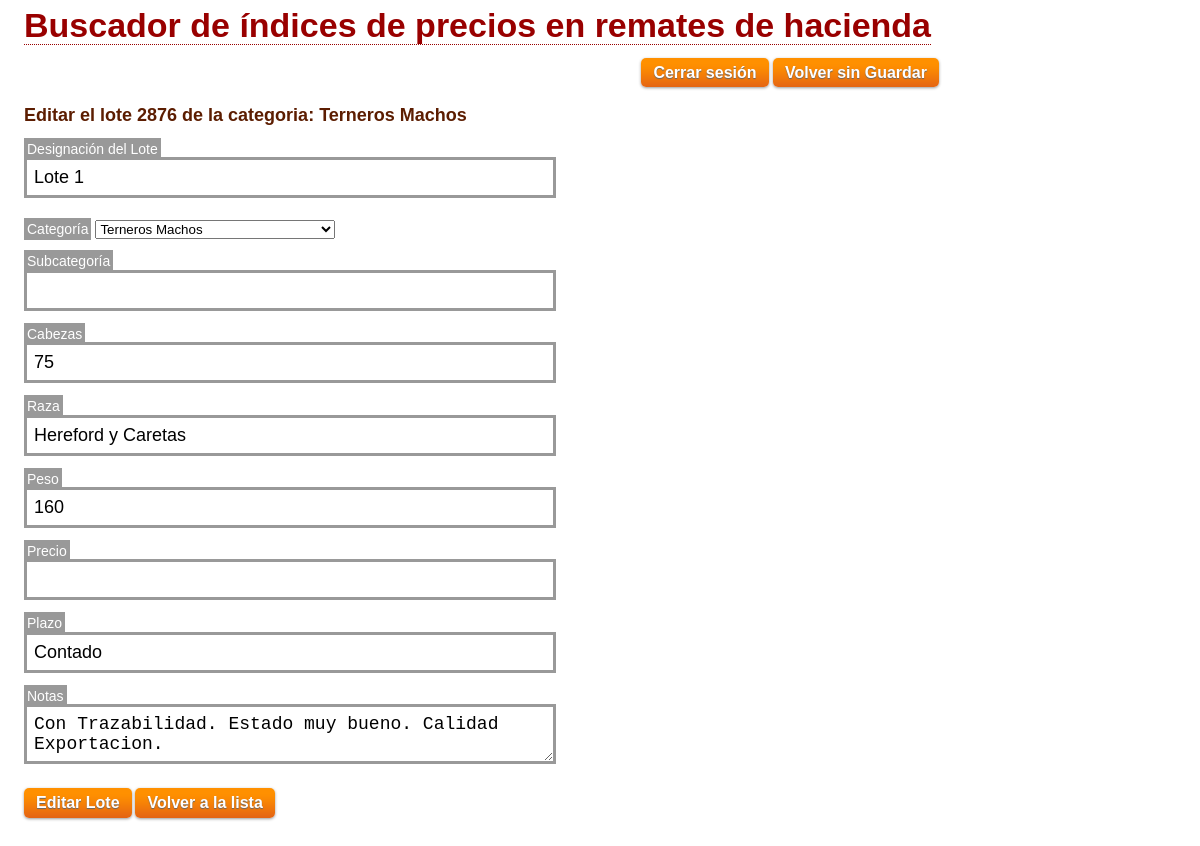
The page /editar-lote.php?lote=2876 (signed in) on the database its author committed.
### tables this page shows
CREATE TABLE IF NOT EXISTS `lotes` (
  `lote_id` int(11) NOT NULL AUTO_INCREMENT,
  `fecha_lo` date NOT NULL,
  `provincia_lo` int(3) NOT NULL,
  `localidad_lo` int(11) NOT NULL,
  `categoria_lo` int(3) NOT NULL,
  `subcategoria` varchar(30) DEFAULT NULL,
  `cabezas` varchar(20) DEFAULT '0',
  `raza` varchar(150) DEFAULT NULL,
  `peso` varchar(20) DEFAULT NULL,
  `precio` varchar(20) DEFAULT '0',
  `plazo` varchar(20) DEFAULT NULL,
  `notas` varchar(255) DEFAULT NULL,
  `remate_id` int(11) NOT NULL,
  `num_lo` varchar(25) NOT NULL DEFAULT 'Sin nombre',
  `orden_lo` int(11) NOT NULL DEFAULT '0',
  `foto_1` varchar(255) NOT NULL DEFAULT 'images/000.jpg',
  `foto_2` varchar(255) NOT NULL DEFAULT 'images/000.jpg',
  `foto_3` varchar(255) NOT NULL DEFAULT 'images/000.jpg',
  `foto_4` varchar(255) NOT NULL DEFAULT 'images/000.jpg',
  `video` varchar(255) NOT NULL DEFAULT 'images/000.mp4',
  `certificador_id` int(3) NOT NULL DEFAULT '1',
  PRIMARY KEY (`lote_id`)
);

### inc/class.hacienda.inc.php (called while the page is built, shortened)
<?php
class BipherHacienda
{
	private $_db;
	public function __construct($db=NULL)
	{
		if(is_object($db))
		{
			$this->_db = $db;
		}
		else
		{
			$dsn = "mysql:host=".DB_HOST.";dbname=".DB_NAME;
			$this->_db = new PDO($dsn, DB_USER, DB_PASS);
		}
	}
	public function cargarInfoLote($lote=NULL)
	{
		$lote = $_GET['lote'];
		$sql = "SELECT categoria_lo, subcategoria, cabezas, raza, peso, precio, plazo, notas, remate_id, num_lo FROM lotes WHERE lote_id=:lote";
		try
		{
			$stmt = $this->_db->prepare($sql);
			$stmt->bindParam(':lote', $lote, PDO::PARAM_INT);
			$stmt->execute();
			$linea = $stmt->fetch();
			return array($lote, $linea['categoria_lo'], $linea['subcategoria'], $linea['cabezas'], $linea['raza'], $linea['peso'], $linea['precio'], $linea['plazo'], $linea['notas'], $linea['remate_id'], $linea['num_lo']);
		}
		catch(PDOException $e)
		{
			return FALSE;
		}
	}
}
?>

### editar-lote.php (the view, shortened to what this page needs)
<html <?php xm();?>>
<head>
</head>
<body>
<?php include_once 'comun/abre-body-usuario.php';?>
<?php if(!empty($_SESSION['LoggedIn']) && !empty($_SESSION['username'])): ?>
<?php
include_once 'inc/class.hacienda.inc.php';
$elote = new BipherHacienda($db);
list($lid, $cat, $sub, $cab, $raz, $pes, $pre, $pla, $nos, $rid, $nlo) = $elote->cargarInfoLote();
echo '<br /><h2>Editar el lote '.$lid.' de la categoria: '.decirCategoria($cat).'</h2><br />';
?>
<form method="post" action="db-interaccion/hacienda.php" id="editar-lote-form">
<div>
	<label for="num_lo">Designación del Lote</label>
	<input type="text" name="num_lo" id="num_lo" value="<?php echo $nlo; ?>" />
	<label for="categoria">Categoría</label>
	<?php include_once 'comun/categorias-select.php'; ?>
		<br/><br/>
	<label for="subcategoria">Subcategoría</label>
	<input type="text" name="subcategoria" id="subcategoria" value="<?php echo $sub; ?>" />
	<label for="cabezas">Cabezas</label>
	<input type="text" name="cabezas" id="cabezas" value="<?php echo $cab; ?>" />
	<label for="raza">Raza</label>
	<input type="text" name="raza" id="raza" value="<?php echo $raz; ?>" />
	<label for="peso">Peso</label>
	<input type="text" name="peso" id="peso" value="<?php echo $pes; ?>" />
	<label for="precio">Precio</label>
	<input type="text" name="precio" id="precio" value="<?php echo $pre; ?>" />
	<label for="plazo">Plazo</label>
	<input type="text" name="plazo" id="plazo" value="<?php echo $pla ?>" />
	<label for="notas">Notas</label>
	<textarea rows="2" name="notas" id="notas"><?php echo $nos; ?></textarea>
	<input type="submit" name="editar-lote" id="editarlote" value="Editar Lote" class="button" />
	<input type="button" class="button" value="Volver a la lista" onclick="history.back()"></input>
</div>
</form>
<?php
	else:
?>
	<h2>Inicie Sesión...</h2>
<?php
	include_once 'comun/form-loguearse.txt';
	endif;
?>
	</div>
</body>
</html>

### comun/frente.css (style rules this page uses)
* { margin: 0; padding: 0; }
input { outline: 0; }
body { font: 14px/1.1 Helvetica, Sans-Serif; }
.button { background: url(../images/button-bg.png) repeat-x; -moz-border-radius: 5px; padding: 6px 12px; border: none; color: white; cursor: pointer; text-shadow: 0 1px 1px #666; -webkit-border-radius: 5px; -webkit-box-shadow: 0 1px 3px #999; font: bold 16px Helvetica; margin-top: 8px; }
h2 { font: bold 18px Helvetica, Sans-Serif; margin: 0 0 0 0; color: #5C1D01; }
label { background: #999; color: white; padding: 3px; }
input[type="text"], input[type="password"], textarea { width: 512px; border: 3px solid #999; font-size: 18px; padding: 7px; display: block; margin-bottom: 16px; }

### rows shown on the page
lotes: categoria_lo "Terneros Machos", num_lo "Lote 1", cabezas "75", raza "Hereford y Caretas", peso "160", plazo "Contado", notas "Con Trazabilidad. Estado muy bueno. Calidad Exportacion."

### other values the page prints
$lid "2876"
form field categoria "Terneros Machos"
